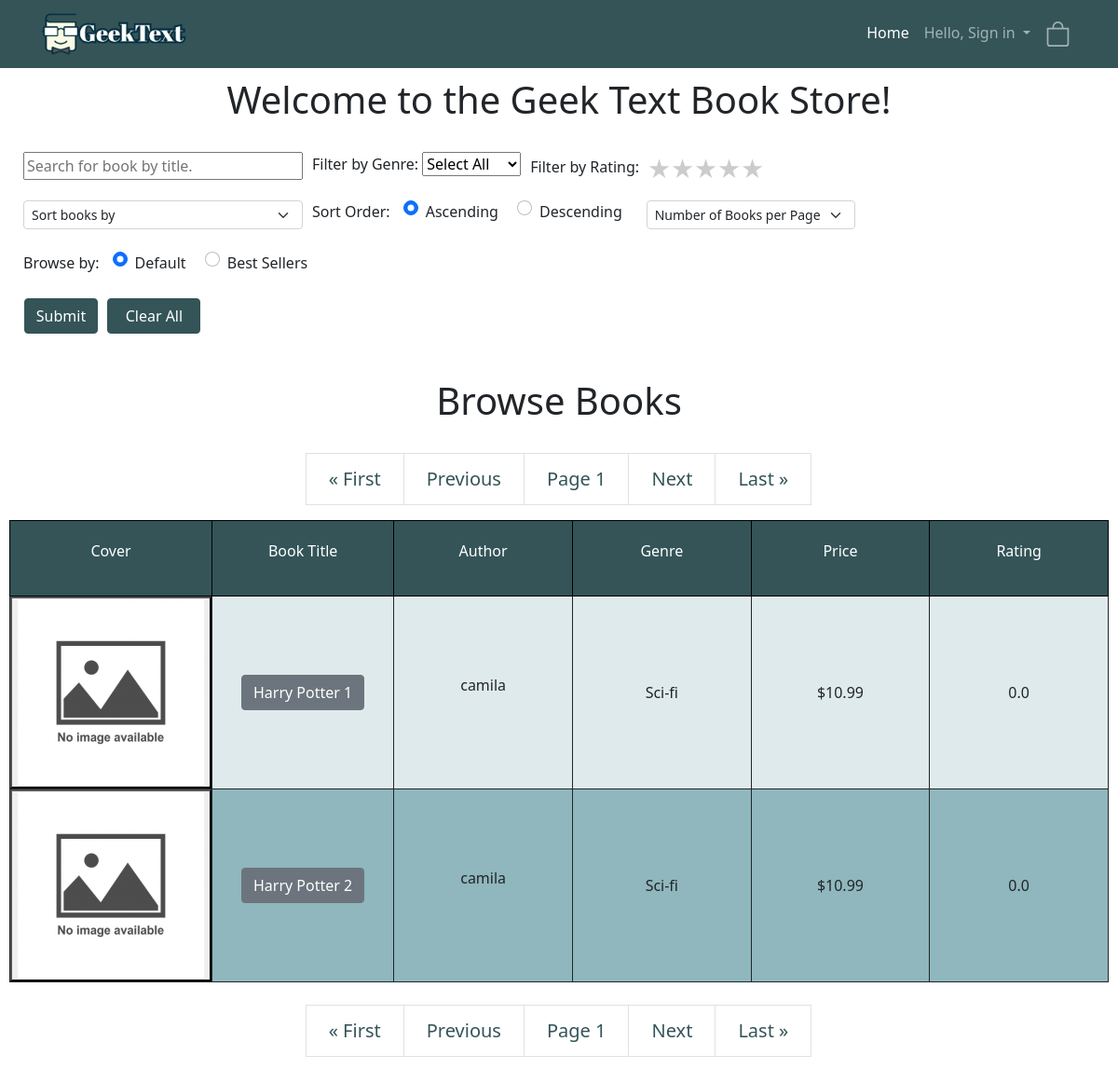
The page / on the database its author committed.
### bookdetails/models.py (models this page shows, shortened)
class Book(models.Model):
    authors = models.ManyToManyField(
        Author,
        related_name='booker',
    )
    GENRES = (
        ('Sci-fi', 'Sci-fi'),
        ('Fantasy', 'Fantasy'),
        ('Children', 'Children'),
        ('Non-fiction', 'Non-fiction'),
        ('Others', 'Others'),
    )
    cover = models.ImageField(upload_to='bookImages', default='bookImages/No_image.jpg')
    title = models.CharField(max_length=200)
    genre = models.CharField(max_length=200, default='other', choices=GENRES)
    price = models.DecimalField(max_digits=6, decimal_places=2, default=0.00)
    description = models.CharField(max_length=4000)
    publisher = models.CharField(max_length=200, default='Unknown')
    release_date = models.DateField(default='Unknown')
    bestseller = models.BooleanField(default=False)
    @property
    def average_rating(self):
        return self.ratings.all().aggregate(Avg('rating')).get('rating__avg') or 0.0

class Author(models.Model):
    author = models.CharField(max_length=200)
    bio = models.CharField(max_length=4000)
    class Meta:
        ordering = ['author']
    def __str__(self):
        return self.author

### browse/views.py (the view, shortened to what this page needs)
# urls.py: path('', views.post_list, name='post_list'),
def post_list(request):
    book_form = forms.BookForm()
    book_form.fields['genre'].initial = dict(book_form.genre_choice_empty)['Select All']
    star_select = 0
    attach_url = ""
    if request.method == "GET":
        genre_query = request.GET.get('genre')
        rating_query = request.GET.get('rate')
        title_query = request.GET.get('title')
        page_number = request.GET.get('page')
        sortby_query = request.GET.get('sortBy')
        sortorder_query = request.GET.get('sortOrder')
        bestSeller = request.GET.get('bestSeller')
        if request.GET.get('booksPerPage') is None:
            booksPerPage= 10
            page_select = 0
        elif request.GET.get('booksPerPage') == '10':
            booksPerPage = 10
            page_select = 10
            attach_url += "&booksPerPage=" + str(booksPerPage)
        else:
            booksPerPage = 20
            page_select = 20
            attach_url += "&booksPerPage=" + str(booksPerPage)
        books = Book.objects.all().order_by('id')
        if bestSeller == 'best':
            books = books.filter(bestseller=True)#Book.objects.filter(bestseller=True)
            paginator = Paginator(books, booksPerPage)
            books_page = paginator.get_page(page_number)
        if (genre_query is None) or (genre_query == 'Select All'):
            books = books.filter().order_by('id')#Book.objects.all().order_by('id')
            paginator = Paginator(books, booksPerPage)
            books_page = paginator.get_page(page_number)
        else:
            books = books.filter(genre=genre_query)
            book_form.fields['genre'].initial = dict(book_form.genre_choice_empty)[genre_query]
            paginator = Paginator(books, booksPerPage)
            books_page = paginator.get_page(page_number)
            attach_url += "&genre=" + genre_query
        if title_query is not None:
            books = books.filter(title__icontains=title_query)
            paginator = Paginator(books, booksPerPage)
            books_page = paginator.get_page(page_number)
            attach_url += "&title=" + title_query
        args = {'books_page': books_page, 'book_form': book_form, 'star_select': star_select, 'title_query': title_query}
        args2 = {'genre_query': genre_query, 'attach_url': attach_url, 'page_select': page_select}
        args3 = {'bestSeller': bestSeller, 'sortOrder': sortorder_query}
    return render(request, 'browse/post_list.html', {**args, **args2, **args3})

### browse/forms.py
class BookForm(ModelForm):
    allTuple = (('Select All', 'Select All'),)
    genre_choice_empty = allTuple + Book.GENRES
    genre = forms.ChoiceField(choices=genre_choice_empty, label='Filter by Genre')
    class Meta:
            model = Book
            fields = ['genre']

### browse/templates/browse/post_list.html (shortened to what this page needs)
{% extends "onlinelibrary/base.html" %}
{% load static %}
{% block content %}
<head>
    <link rel="stylesheet" href="{% static 'css/style_browse.css' %}">
</head>
{% block body %}
<h1 style="text-align: center">Welcome to the Geek Text Book Store!</h1>
<form action="" method="GET">
    <br>
    <div class="form-row">
        <div class="col-offset">
            <input style="width: 300px; margin-left: 5%;" type="text" name="title"
                   placeholder="Search for book by title." {% if title_query is not None %} value="{{ title_query }}"
                   {% else %} value="" {% endif %}>
        </div>
        <div class="col-offset" style="margin-left: 15px;">
            {{book_form.as_p}}
        </div>
        <div class="col-offset">
            <div class="rate">
                <span class="filter_rating" style="float:left;">Filter by Rating:  </span>
                <label for="star5" title="5 stars">5 stars</label>
                <label for="star4" title="4 stars or up">4 stars or up</label>
                <label for="star3" title="3 stars or up">3 stars or up</label>
                <label for="star2" title="2 stars or up">2 stars or up</label>
                <label for="star1" title="1 stars or up">1 star or up</label>
            </div>
        </div>
    </div>
    <div class="form-row">
        <div class="col-offset">
            <select class="form-select form-select-sm" aria-label=".form-select-sm example" name="sortBy"
                    style="width: 300px; margin-left: 5%;"/>
            <option value="id" selected>Sort books by</option>
        </div>
        <div class="col-offset">
            <span class="sortOrderClass" style="padding: 10px; margin-left: 5px;">Sort Order: </span>
            <div class="form-check form-check-inline">
                <input class="form-check-input" type="radio" id="ascend" name="sortOrder" value="ascend" {% if sortOrder == 'ascend' or sortOrder is None %} checked {% endif %} />
                <label class="form-check-label" for="ascend">Ascending</label>
            </div>
            <div class="form-check form-check-inline">
                <input class="form-check-input" type="radio" id="descend" name="sortOrder" value="descend" {% if sortOrder == 'descend' %} checked {% endif %} />
                <label class="form-check-label" for="descend">Descending</label>
            </div>
        </div>
        <div class="col-offset">
            <select class="form-select form-select-sm" name="booksPerPage"/>
            <option value="10" {% if page_select == 0 %} selected {% endif %}>Number of Books per Page</option>
        </div>
    </div>
    <br>
    <div class="form-row">
        <div class="form-col">
            <span class="bestSellerClass" style="padding: 10px; margin-left: 10px;">Browse by: </span>
            <div class="form-check form-check-inline">
                <input class="form-check-input" type="radio" id="defaultList" name="bestSeller" value="default" {% if bestSeller == 'default' or bestSeller is None %} checked {% endif %} />
                <label class="form-check-label" for="defaultList">Default</label>
            </div>
            <div class="form-check form-check-inline">
                <input class="form-check-input" type="radio" id="bestSellerList" name="bestSeller" value="best" {% if bestSeller == 'best' %} checked {% endif %}>
                <label class="form-check-label" for="bestSellerList">Best Sellers</label>
            </div>
        </div>
    </div>
    <br>
    <div class="form-row">
        <div class="col-offset-1" style="margin-left: 15px;">
            <input class="btn btn-dark" type="submit" name="submit" value="Submit" style="margin-left: 1%;"/>
        </div>
        <div class="col-offset-1">
            <a class="btn btn-dark" href="{% url 'post_list' %}" style="margin-left: 1%; width: 100px">Clear All</a>
        </div>
    </div>
</form>
<br>
<br>
{% if bestSeller == 'default' or bestSeller is None %}
<h1 style="text-align: center">Browse Books</h1>
{% else %}
<h1 style="text-align: center">Top Sellers</h1>
{% endif %}
<br>
<div class="text-center" style="">
    <ul class=" pagination pagination-lg justify-content-center">
        {% if books_page.has_previous %}
        <li class="page-item"><a class="page-link" href="?page=1{{ attach_url }}"
                                 style="color: white; background-color: #345458;">&laquo; First</a></li>
        <li class="page-item"><a class="page-link" style="color: white; background-color: #345458;"
                                 href="?page={{ books_page.previous_page_number }}{{ attach_url }}">Previous</a></li>
        {% else %}
        <li class="page-item-disabled"><a class="page-link" style="color: #345458; background-color: white;">&laquo;
            First</a></li>
        <li class="page-item-disabled"><a class="page-link"
                                          style="color: #345458; background-color: white;">Previous</a></li>
        {% endif %}
        <span class="current">
                        <a class="page-link" style="color: #345458; background-color: white;">Page {{ books_page.number }}</a>
                    </span>
        {% if books_page.has_next %}
        <li class="page-item"><a class="page-link" href="?page={{ books_page.next_page_number }}{{ attach_url }}"
                                 style="color: white; background-color: #345458;">Next</a></li>
        <li class="page-item"><a class="page-link" style="color: white; background-color: #345458;"
                                 href="?page={{ books_page.paginator.num_pages }}{{ attach_url }}">Last &raquo;</a></li>
        {% else %}
        <li class="page-item-disabled"><a class="page-link" style="color: #345458; background-color: white;">Next</a>
        </li>
        <li class="page-item-disabled"><a class="page-link" style="color: #345458; background-color: white;">Last
            &raquo;</a></li>
        {% endif %}
    </ul>
</div>
<div class="bookTable">
    <div class="bookRow">
        <div class="headerCell"><p>Cover</p></div>
        <div class="headerCell"><p>Book Title</p></div>
        <div class="headerCell"><p>Author</p></div>
        <div class="headerCell"><p>Genre</p></div>
        <div class="headerCell"><p>Price</p></div>
        <div class="headerCell"><p>Rating</p></div>
    </div>
    {% for book in books_page %}
    <div class="bookRow">
        <div class="bookCell">
            <button onclick="window.location.href='http://127.0.0.1:8000/bookdetails/{{book.id}}';" type="button">
                <img src="{{book.cover.url}}" style="width:200px;height:200px;">
            </button>
        </div>
        <div class="bookCell_title">
            <button onclick="window.location.href='http://127.0.0.1:8000/bookdetails/{{book.id}}';" type="button"
                    class="btn btn-secondary">
                {{book.title}}
            </button>
        </div>
        <div class="bookCell"> {% for book_author in book.authors.all %}
            <p>{{ book_author }}</p>
            {% endfor %}
        </div>
        <div class="bookCell">{{book.genre}}</div>
        <div class="bookCell">${{book.price}}</div>
        <div class="bookCell">{{book.average_rating}}</div>
    </div>
    {% endfor %}
</div>
<br>
<div class="text-center" style="">
    <ul class=" pagination pagination-lg justify-content-center">
        {% if books_page.has_previous %}
        <li class="page-item"><a class="page-link" href="?page=1{{ attach_url }}"
                                 style="color: white; background-color: #345458;">&laquo; First</a></li>
        <li class="page-item"><a class="page-link" style="color: white; background-color: #345458;"
                                 href="?page={{ books_page.previous_page_number }}{{ attach_url }}">Previous</a></li>
        {% else %}
        <li class="page-item-disabled"><a class="page-link" style="color: #345458; background-color: white;">&laquo;
            First</a></li>
        <li class="page-item-disabled"><a class="page-link"
                                          style="color: #345458; background-color: white;">Previous</a></li>
        {% endif %}
        <span class="current">
                        <a class="page-link" style="color: #345458; background-color: white;">Page {{ books_page.number }}</a>
                    </span>
        {% if books_page.has_next %}
        <li class="page-item"><a class="page-link" href="?page={{ books_page.next_page_number }}{{ attach_url }}"
                                 style="color: white; background-color: #345458;">Next</a></li>
        <li class="page-item"><a class="page-link" style="color: white; background-color: #345458;"
                                 href="?page={{ books_page.paginator.num_pages }}{{ attach_url }}">Last &raquo;</a></li>
        {% else %}
        <li class="page-item-disabled"><a class="page-link" style="color: #345458; background-color: white;">Next</a>
        </li>
        <li class="page-item-disabled"><a class="page-link" style="color: #345458; background-color: white;">Last
            &raquo;</a></li>
        {% endif %}
    </ul>
</div>
<br>
<br>
<br>
<br>
<br>
<br>
{% endblock body %}
{% endblock content%}

### browse/static/css/style_browse.css (style rules this page uses)
.bookTable { display:table; border-collapse:collapse; table-layout:fixed; margin-left: auto; margin-right: auto; }
.bookRow { display:table-row; }
.headerCell, .bookCell, .bookCell_title { display:table-cell; width: 200px; text-align:center; #white-space: nowrap; vertical-align: middle; border: solid; border-width: thin; }
.headerCell { background-color: #345458; border-color: #000000; color: #ffffff; line-height: 4em; }
.bookCell_title { padding-left: 20px; padding-right: 20px; }
.bookRow:nth-child(even) { background-color: #dfeaec; }
.bookRow:nth-child(odd) { background-color: #8fb7bd; }
.rate { display: inline-block; height: 46px; }
.rate:not(:checked) > label { float:right; width:1em; overflow:hidden; white-space:nowrap; cursor:pointer; font-size:25px; color:#ccc; }
.rate:not(:checked) > label:before { content: '★ '; }
.filter_rating { font-size: 16px; white-space: pre; line-height: 2em; }
.btn-dark { background-color: #345458 !important; border-color: #345458 !important; }

### rows shown on the page
Book: cover (placeholder picture), title "Harry Potter 1", genre "Sci-fi", price "10.99", average_rating "0.0"
Author: author "camila"
Book: cover (placeholder picture), title "Harry Potter 2", genre "Sci-fi", price "10.99", average_rating "0.0"

### other values the page prints
{{ books_page.number }} "1"
